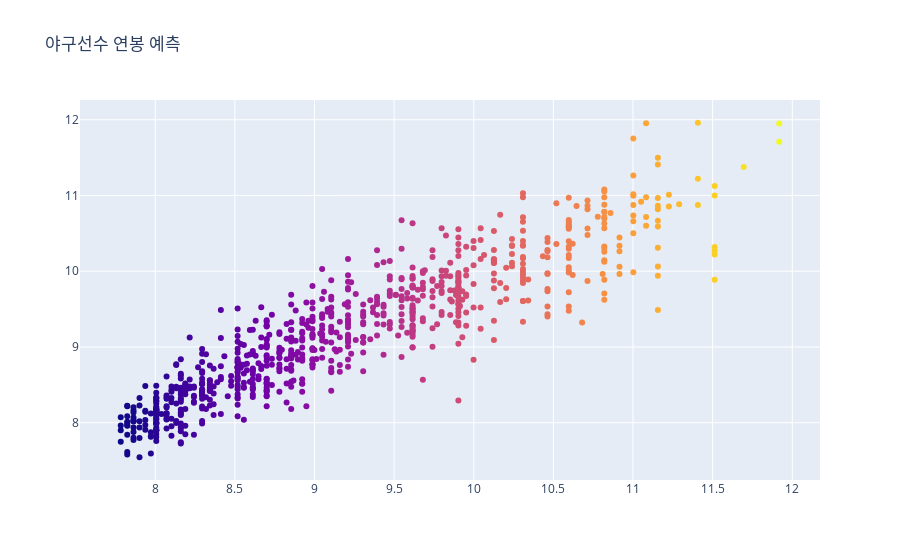

Source (notebook cell):
### Code cell
model2()

### Figure 1 — Plotly figure (JSON) as saved in the notebook; plotly's stock layout.template omitted (floating-point values rounded to 4 significant figures; data arrays with more than 128 entries replaced by an {"elided": "..."} marker saying what was removed)
{"data": [{"marker": {"color": {"elided": "808 float values"}}, "mode": "markers", "type": "scatter", "x": {"elided": "808 float values"}, "y": {"elided": "808 float values"}}], "layout": {"title": {"text": "야구선수 연봉 예측"}}}
